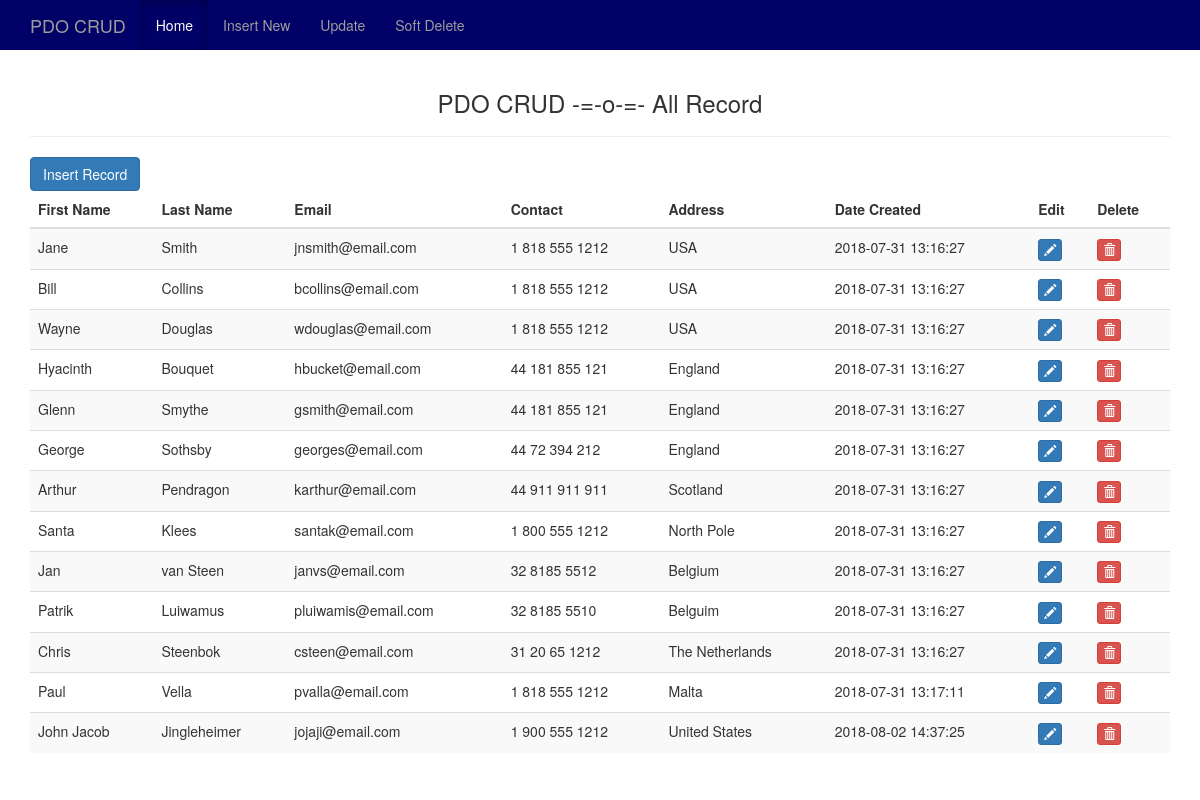
The page / on the database its author committed.
### tables this page shows
CREATE TABLE `contacts` (
  `id` int(11) UNSIGNED NOT NULL,
  `fname` varchar(65) NOT NULL,
  `lname` varchar(65) NOT NULL,
  `email` varchar(120) NOT NULL,
  `phone` varchar(22) NOT NULL,
  `country` varchar(128) NOT NULL,
  `is_deleted` tinyint(1) NOT NULL DEFAULT '0',
  `created_on` timestamp NOT NULL DEFAULT CURRENT_TIMESTAMP
);

### functions.php (called while the page is built, shortened)
<?php
function out($data) {
  return htmlentities($data, ENT_QUOTES, 'UTF-8');
}

### index.php (the view, shortened to what this page needs)
<?php
require_once 'db00.php';
require_once 'layouts/header.php';?>
<div class="row">
<div class="col-md-12">
<h3>PDO CRUD -=-o-=- All Record</h3><hr />
<a href="insert.php"><button class="btn btn-primary"> Insert Record</button></a>
<div class="table-responsive">
  <table class="table table-bordred table-striped">
    <thead>
    <th>First Name</th>
    <th>Last Name</th>
    <th>Email</th>
    <th>Contact</th>
    <th>Address</th>
    <th>Date Created</th>
    <th>Edit</th>
    <th>Delete</th>
    </thead>
    <tbody>
    <?php
    $data = $db->query("SELECT * FROM contacts where is_deleted = 0")->fetchAll();
    foreach ($data as $contact)  { ?>
      <tr>
        <td><?= out($contact->fname) ?></td>
        <td><?= out($contact->lname) ?></td>
        <td><?= out($contact->email) ?></td>
        <td><?= out($contact->phone) ?></td>
        <td><?= out($contact->country) ?></td>
        <td><?= out($contact->created_on) ?></td>
        <td><a href="update.php?id=<?= out($contact->id);?>"><button class="btn btn-primary btn-xs"><span class="glyphicon glyphicon-pencil"></span></button></a></td>
        <td><a href="index.php?del=<?= out($contact->id);?>"><button class="btn btn-danger btn-xs" onClick="return confirm('Do you really want to delete');"><span class="glyphicon glyphicon-trash"></span></button></a></td>
      </tr>
    <?php } ?>
    </tbody>
  </table>
</div>
</div>
</div>
<?php require_once 'layouts/footer.php';

### layouts/header.php (shortened to what this page needs)
<!DOCTYPE html>
<html lang="en">
<head>
  <link rel="stylesheet" href="css/bootstrap.min.css">
  <link rel="stylesheet" href="css/custom.css">
</head>
<body>
<?php require_once 'nav.php' ?>
  <div class="container">

### layouts/nav.php
<nav class="navbar navbar-inverse">
  <div class="container">
    <div class="navbar-header">
      <a class="navbar-brand" href="#">PDO CRUD</a>
    </div>
    <ul class="nav navbar-nav">
      <li class="active"><a href="index.php">Home</a></li>
      <li><a href="#">Insert New</a></li>
      <li><a href="#">Update</a></li>
      <li><a href="#">Soft Delete</a></li>
    </ul>
  </div>
</nav>

### layouts/footer.php (shortened to what this page needs)
</div>
</body>
</html>

### css/custom.css (style rules this page uses)
h3 { text-align: center; }
.navbar-inverse { background-color: #006; background-image: none; background-repeat: no-repeat; border-color: transparent; border-radius: 0; }
.navbar { position: relative; min-height: 50px; margin-bottom: 20px; border: 0px solid transparent; }
.navbar-inverse .navbar-nav>.active>a, .navbar-inverse .navbar-nav>.open>a { background: #006; -webkit-box-shadow: inset 0 3px 9px rgba(0,0,0,.25); box-shadow: inset 0 3px 9px rgba(0,0,0,.25); }

### rows shown on the page
contacts: fname "Jane", lname "Smith", email "jnsmith@email.com", phone "1 818 555 1212", country "USA", created_on "2018-07-31 13:16:27"
contacts: fname "Bill", lname "Collins", email "bcollins@email.com", phone "1 818 555 1212", country "USA", created_on "2018-07-31 13:16:27"
contacts: fname "Wayne", lname "Douglas", email "wdouglas@email.com", phone "1 818 555 1212", country "USA", created_on "2018-07-31 13:16:27"
contacts: fname "Hyacinth", lname "Bouquet", email "hbucket@email.com", phone "44 181 855 121", country "England", created_on "2018-07-31 13:16:27"
contacts: fname "Glenn", lname "Smythe", email "gsmith@email.com", phone "44 181 855 121", country "England", created_on "2018-07-31 13:16:27"
contacts: fname "George", lname "Sothsby", email "georges@email.com", phone "44 72 394 212", country "England", created_on "2018-07-31 13:16:27"
contacts: fname "Arthur", lname "Pendragon", email "karthur@email.com", phone "44 911 911 911", country "Scotland", created_on "2018-07-31 13:16:27"
contacts: fname "Santa", lname "Klees", email "santak@email.com", phone "1 800 555 1212", country "North Pole", created_on "2018-07-31 13:16:27"
contacts: fname "Jan", lname "van Steen", email "janvs@email.com", phone "32 8185 5512", country "Belgium", created_on "2018-07-31 13:16:27"
contacts: fname "Patrik", lname "Luiwamus", email "pluiwamis@email.com", phone "32 8185 5510", country "Belguim", created_on "2018-07-31 13:16:27"
contacts: fname "Chris", lname "Steenbok", email "csteen@email.com", phone "31 20 65 1212", country "The Netherlands", created_on "2018-07-31 13:16:27"
contacts: fname "Paul", lname "Vella", email "pvalla@email.com", phone "1 818 555 1212", country "Malta", created_on "2018-07-31 13:17:11"
contacts: fname "John Jacob", lname "Jingleheimer", email "jojaji@email.com", phone "1 900 555 1212", country "United States", created_on "2018-08-02 14:37:25"
